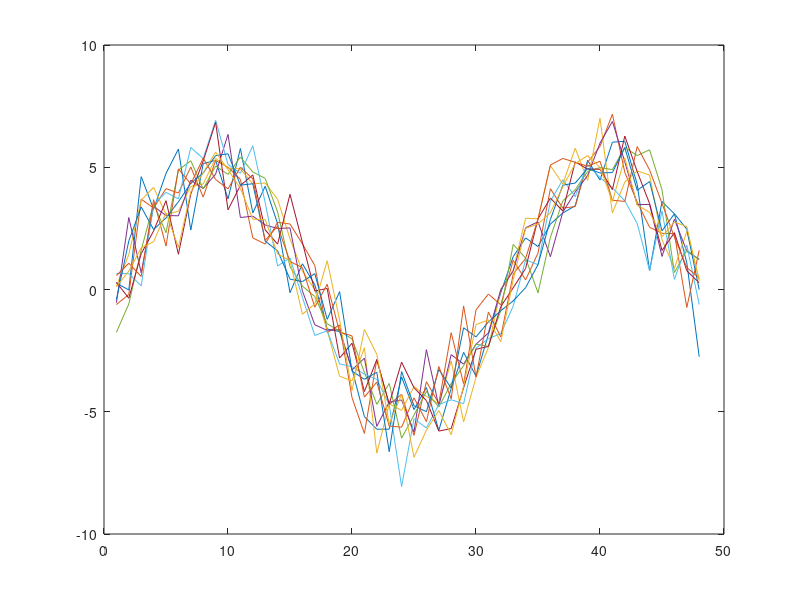
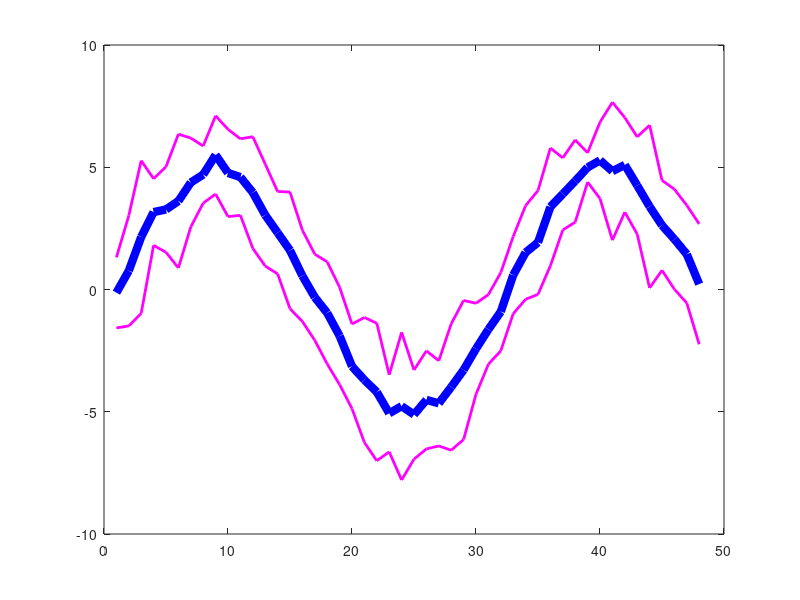
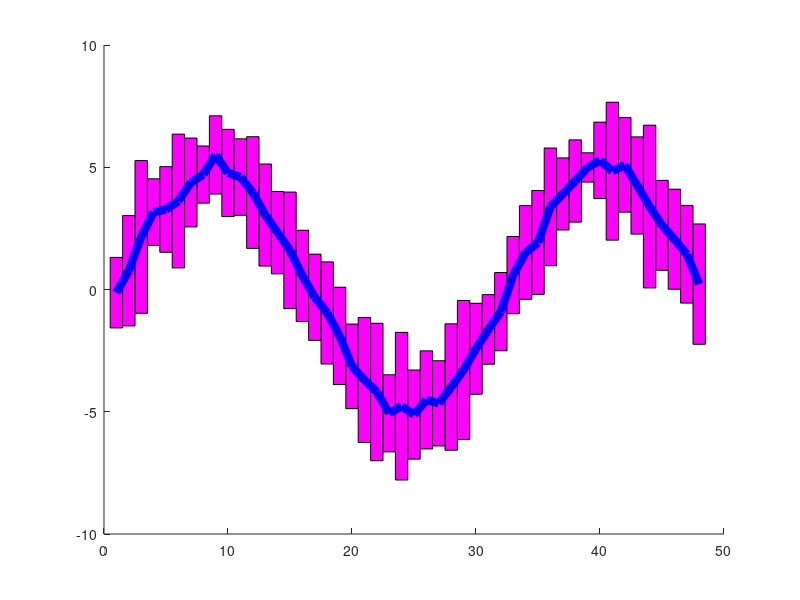
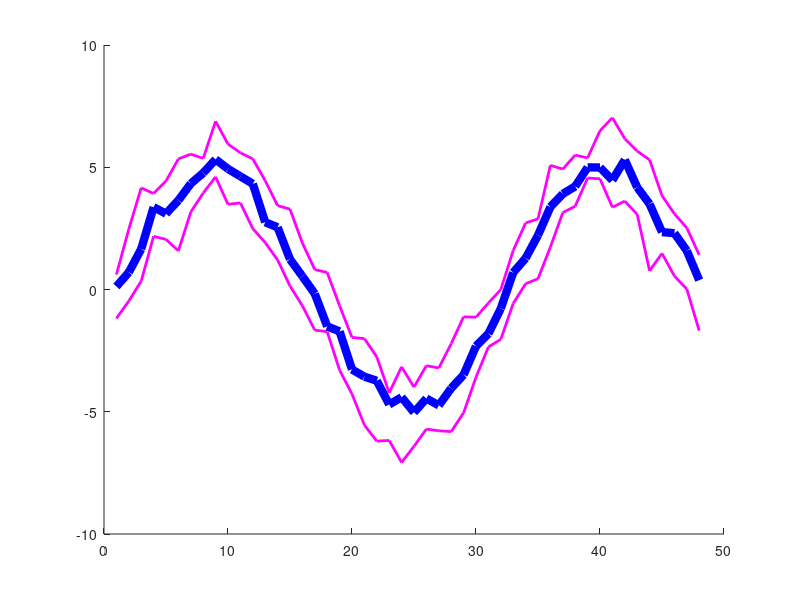

These charts were generated, in order, by the following MATLAB code:
% test of plotting
% Liya Ding

close all;

% data generate

t=0:0.2:3*pi;

Mean_x = 5*sin(t);

error_x = randn(10, numel(Mean_x));

Data_Input = error_x + repmat(Mean_x, [10,1]);

%% Calculate mean, std, median, percentiles

Data_Mean = mean(Data_Input,1);

Data_std = (std(Data_Input));

Data_Median = median(Data_Input);

Data_1q = (quantile(Data_Input,0.25))';
Data_3q = (quantile(Data_Input,0.75))';

Data_10p = (quantile(Data_Input,0.10))';
Data_90p = (quantile(Data_Input,0.90))';


%% Ploting

% Data
figure(1); plot(Data_Input');


% Mean with 2 times STD
figure(2);
plot(Data_Mean,'LineWidth',6,'color','b');

hold on;

plot(Data_Mean-2*Data_std,'LineWidth',2,'color','m');
plot(Data_Mean+2*Data_std,'LineWidth',2,'color','m');


% Mean with 2 STD with blocks
figure(3);

for i = 1 :  numel(Data_Mean)
    
    X = [i-0.5 i-0.5 i+0.5 i+0.5 i-0.5];
    Y = [Data_Mean(i)-2*Data_std(i) Data_Mean(i)+2*Data_std(i) ...
        Data_Mean(i)+2*Data_std(i) Data_Mean(i)-2*Data_std(i) ...
        Data_Mean(i)-2*Data_std(i)];   
    
    patch(X,Y,'m');
    hold on;
end

plot(Data_Mean,'LineWidth',6,'color','b');


% Median with percentiles 10%, 90%
figure(4);

hold on;

plot(Data_10p,'LineWidth',2,'color','m');
plot(Data_90p,'LineWidth',2,'color','m');

plot(Data_Median,'LineWidth',6,'color','b');


% Median with quaters, blocks
figure(5);

hold on;

for i = 1 :  numel(Data_Mean)
    
    X = [i-0.5 i-0.5 i+0.5 i+0.5 i-0.5];
    Y = [Data_1q(i) Data_3q(i) ...
        Data_3q(i) Data_1q(i) ...
        Data_1q(i)];
        
    patch(X,Y,'m');
    
end

plot(Data_Median,'LineWidth',6,'color','b');

% Median with percentiles, blocks
figure(6);

hold on;

for i = 1 :  numel(Data_Mean)
    
    X = [i-0.5 i-0.5 i+0.5 i+0.5 i-0.5];
    Y = [Data_10p(i) Data_90p(i) ...
        Data_90p(i) Data_10p(i) ...
        Data_10p(i)];
        
    patch(X,Y, [0.7 0.7 0.99]);
    
end

plot(Data_Median,'LineWidth',6,'color','b');

